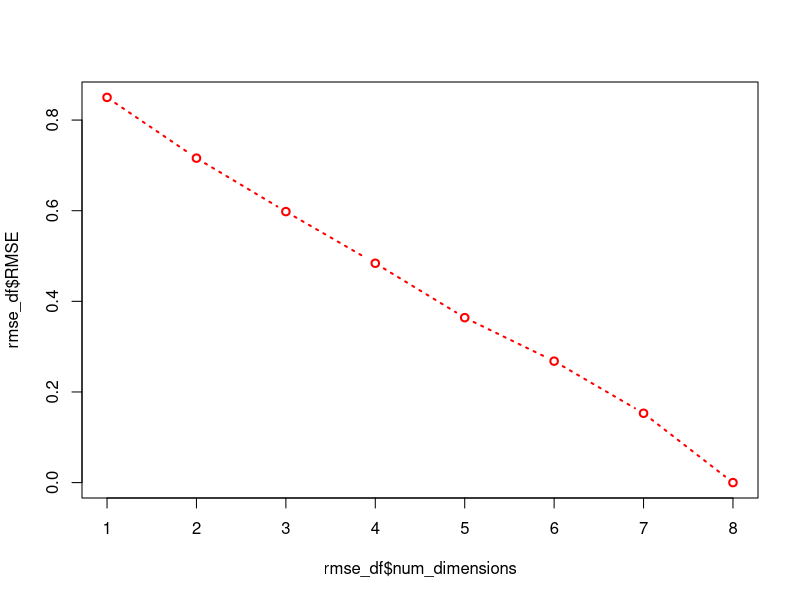
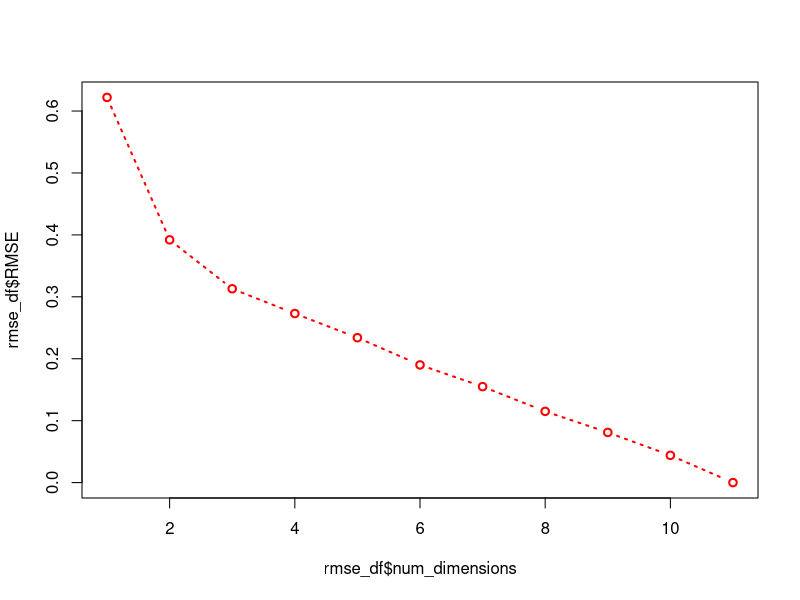

Write R code to recreate these figures, in order.
## ---- chunk 1
# Building a dummy matrix and viewing it
set.seed(1234)    # initializing random number generator to have identical output

mat_fill = rexp(160)*rnorm(160)*10     # generating random numbers

A = matrix(            # matrix() func creates a matrix
          mat_fill,   # generating 160 random nums from a uniform distribution U(0,10)
          nrow = 20, ncol = 8)     #  20 rows and 8 cols in the dummy matrix we build 

dim(A)     # check A's dimn size

round(A[1:5, 1:6], 2)     # view the top few rows & cols of the output

## ---- chunk 2
# standardize A as std_A before factorizing
std_A = as.matrix(scale(A))
    col_means = apply(A, 2, mean)
    col_stdev = apply(A, 2, sd)
    
# This now is our original matrix, standardized
    head(round(std_A, 2))
    
## ---- chunk 3
# now run PCA on A1 using princomp() func
pc = princomp(std_A, scores = TRUE)
  
  # Extract loaings and scores factor matrices from the result
  scores_matrix = pc$scores   
  loadings_matrix = pc$loadings    
  
  # see what the top few rows look like for the scores matrix
  dim(scores_matrix)
  head(round(scores_matrix, 2))
## ---- chunk 4
  # Now see top few rows for the loadings matrix
  dim(loadings_matrix)
  round(loadings_matrix[1:5,], 2)

## ---- chunk 5
# now recover original object back again...
rec_std_A = scores_matrix %*% t(loadings_matrix)
  #  rec_A = (rec_std_A * col_stdev) + col_means

# view top-rows & first few cols of recovered matrix
head(round(rec_std_A, 2))

# compare with top-rows & first few cols of original matrix
head(round(std_A, 2))
## ---- chunk 6
# define func that takes matrix and #factors as inputs & outputs recovery
factor_recover <- function(inp_matrix,    # input original matrix
                           k){            # k = num of dimensions to reduce inp_matrix to
  
  std_mat = scale(inp_matrix)
  pc1 = princomp(std_mat, scores = TRUE)
  
  reco_mat = pc1$scores[, 1:k] %*% t(pc1$loadings[,1:k])
  
  return(list(reco_mat, std_mat))  # returns a list containing the recovered & original matrices.

  } # func ends

# now invoke above func with k = 4
a0 = factor_recover(std_A, 4)
head(round(a0[[1]][, 1:6], 2))    # view recovered matrix top-few rows
head(round(a0[[2]][, 1:6], 2))    # view original matrix top-few rows

## ---- chunk 7
# as we raise k, info recovery gets better
a0 = factor_recover(std_A, 5)      # k = 5 here
head(round(a0[[1]], 2))    # view recovered matrix top-few rows
head(round(a0[[2]], 2))    # view original matrix top-few rows

## ---- chunk 8
# as we raise k, info recovery gets better
a0 = factor_recover(std_A, 3)      # k = 3 here
head(round(a0[[1]], 2))    # view recovered matrix top-few rows
head(round(a0[[2]], 2))    # view original matrix top-few rows
## ---- chunk 9
# define func to RMSE calculation
rmse_calc <- function(inp_matrix, k){     # same inputs as with factor_recover()
  
  a0 = factor_recover(inp_matrix, k)     # incoking a user-defined func inside a user-defined func. :)
  error_mat = a0[[1]] - a0[[2]]
  error_sq = error_mat * error_mat       
  rmse = sqrt(mean(error_sq))
  
  return(rmse)
}    # func ends

n = ncol(std_A)
rmse_mat = matrix(1:n, n, 2)
colnames(rmse_mat) = c("num_dimensions", "RMSE")

for (i in 1:n){
  rmse_mat[i, 2] = round(rmse_calc(std_A, i), 3)
}

rmse_mat
## ---- chunk 10
rmse_df = data.frame(rmse_mat)

plot(x = rmse_df$num_dimensions, y = rmse_df$RMSE, 
     type = "b", col = "red", 
     lwd = 2, lty = 3)
## ---- chunk 11
data(mtcars)
str(mtcars)    # see what variables are there in the dataset

## ---- chunk 12
n = ncol(mtcars)
rmse_mat = matrix(1:n, n, 2)
colnames(rmse_mat) = c("num_dimensions", "RMSE")

for (i in 1:n){   rmse_mat[i, 2] = round(rmse_calc(mtcars, i), 3)     }

rmse_df = data.frame(rmse_mat)
plot(x = rmse_df$num_dimensions, y = rmse_df$RMSE,
     type = "b", col = "red",
     lwd = 2, lty = 3)
